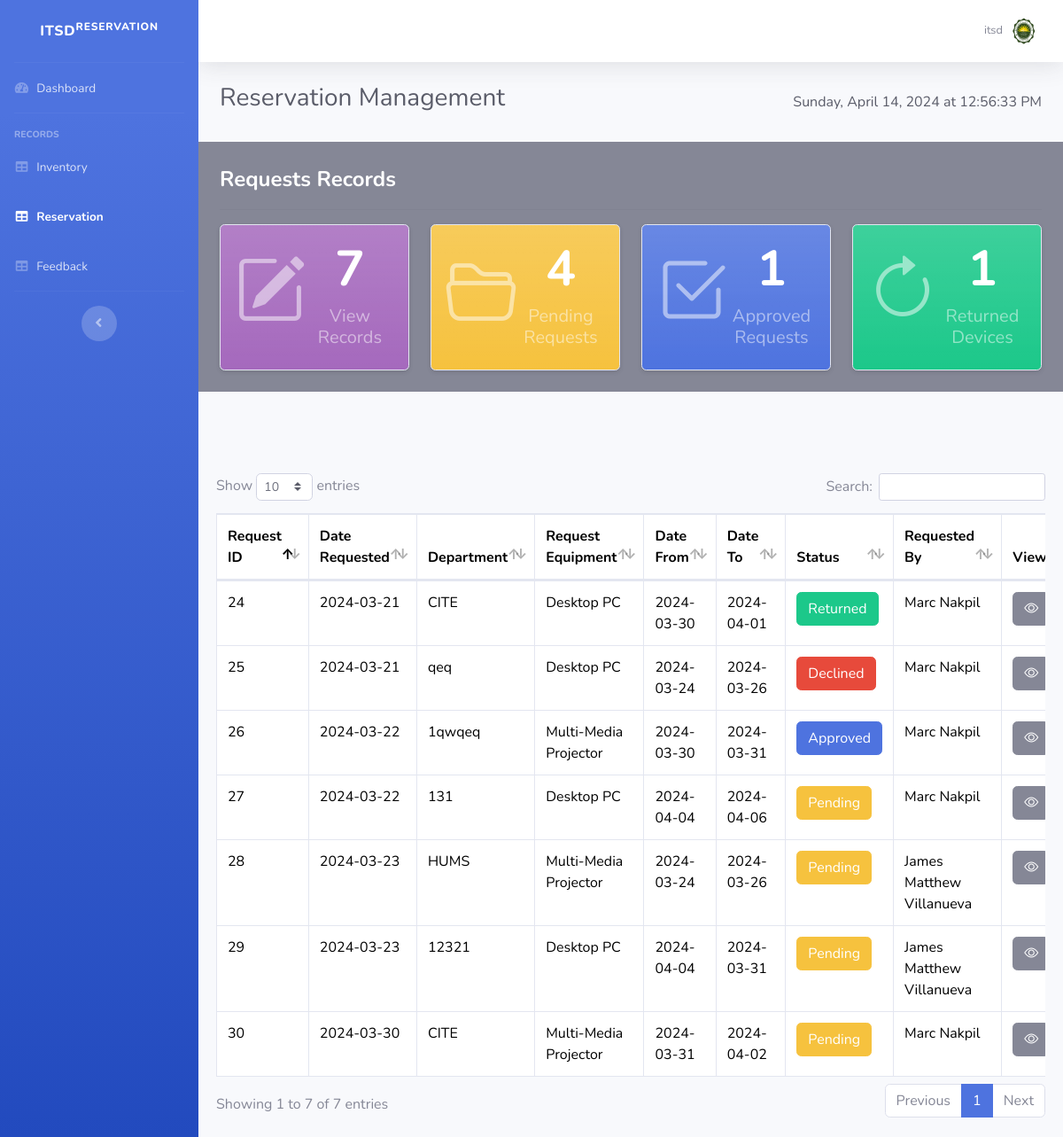
The app's page /reservation.php with its own data.
### tables this page shows
CREATE TABLE `reservations` (
  `id` int(255) NOT NULL,
  `datetoday` date NOT NULL,
  `department` varchar(255) NOT NULL,
  `reqparty` varchar(255) NOT NULL,
  `purpose` varchar(255) NOT NULL,
  `equipment` varchar(255) NOT NULL,
  `fromm` date NOT NULL,
  `too` date NOT NULL,
  `reservation_status` varchar(255) DEFAULT NULL
);

CREATE TABLE `reservation_status` (
  `id_status` int(11) DEFAULT NULL,
  `label` varchar(255) DEFAULT NULL
);

### reservation.php (the view, shortened to what this page needs)
<?php
   include "conn.php";
    $countpending_query = mysqli_query($conn,  "SELECT * FROM `reservations` WHERE reservation_status = '1'");
    $num_pending = mysqli_num_rows($countpending_query);
    $countapproved_query = mysqli_query($conn,  "SELECT * FROM `reservations` WHERE reservation_status = '2'");
    $num_approved = mysqli_num_rows($countapproved_query);
    $countreturn_query = mysqli_query($conn,  "SELECT * FROM `reservations` WHERE reservation_status = '4'");
    $num_return = mysqli_num_rows($countreturn_query);
  $get_name = mysqli_query($conn, "SELECT * FROM admins");
  while($row = mysqli_fetch_object($get_name)){
      $name = $row -> name;
  }
?>
<!DOCTYPE html>
<html lang="en">
<head>
  <link href="assets/vendor/bootstrap/css/bootstrap.min.css" rel="stylesheet">
  <link href="assets/vendor/bootstrap-icons/bootstrap-icons.css" rel="stylesheet">
    <link href="vendor/fontawesome-free/css/all.min.css" rel="stylesheet" type="text/css">
    <link href="css/sb-admin-2.min.css" rel="stylesheet">
    <link href="vendor/datatables/dataTables.bootstrap4.min.css" rel="stylesheet">
</head>
<body id="page-top">
    <div id="wrapper">
        <ul class="navbar-nav bg-gradient-primary sidebar sidebar-dark accordion" id="accordionSidebar">
            <a class="sidebar-brand d-flex align-items-center justify-content-center" href="tables.php">
                <div class="sidebar-brand-text mx-3">ITSD<sup>Reservation</sup></div>
            </a>
            <hr class="sidebar-divider my-0">
            <li class="nav-item">
                <a class="nav-link" href="dashboard.php">
                    <i class="fas fa-fw fa-tachometer-alt"></i>
                    <span>Dashboard</span></a>
            </li>
            <hr class="sidebar-divider">
            <div class="sidebar-heading">
                Records
            </div>
            <li class="nav-item ">
                <a class="nav-link" href="tables.php">
                    <i class="fas fa-fw fa-table"></i>
                    <span>Inventory</span></a>
            </li>
             <li class="nav-item active">
                <a class="nav-link" href="reservation.php">
                    <i class="fas fa-fw fa-table"></i>
                    <span>Reservation</span></a>
            </li>
             <li class="nav-item">
                <a class="nav-link" href="feedback.php">
                    <i class="fas fa-fw fa-table"></i>
                    <span>Feedback</span></a>
            </li>
            <hr class="sidebar-divider d-none d-md-block">
            <div class="text-center d-none d-md-inline">
                <button class="rounded-circle border-0" id="sidebarToggle"></button>
            </div>
        </ul>
        <div id="content-wrapper" class="d-flex flex-column">
            <div id="content">
                <nav class="navbar navbar-expand navbar-light bg-white topbar mb-4 static-top shadow">
                    <ul class="navbar-nav ml-auto">
                        <li class="nav-item dropdown no-arrow">
                            <a class="nav-link dropdown-toggle" href="#" id="userDropdown" role="button"
                                data-toggle="dropdown" aria-haspopup="true" aria-expanded="false">
                                <span class="mr-2 d-none d-lg-inline text-gray-600 small">
                                <?php
                                    echo $name;
                                 ?>
                                </span>
                                <img class="img-profile rounded-circle"
                                    src="img/ui3.jpg">
                            </a>
                        </li>
                    </ul>
                </nav>
            <div class="container-fluid">
              <div class="d-sm-flex align-items-center justify-content-between mb-4">
                  <h1 class="h3 mb-2 text-gray-800">Reservation Management</h1>
                      <div class="clock-container text-dark">
                        <div id="dateTime" class="date-text">
                        </div>
                      </div>
              </div>
            </div>
<main class="bg-secondary bg-opacity-25 min-vh-50">
<div class="container-fluid p-3 p-md-4">
  <div class="d-flex flex-column flex-md-row justify-content-between align-items-center">
    <div class="fs-4 text-white fw-bolder">Requests Records </div>
  </div>
  <hr>
  <div class="row g-4">
    <div class="col-lg-3 col-md-6">
      <a href="reservation.php" class="text-decoration-none">
      <div class="card bg-gradient shadow-sm custom-card" style="background-color: #A569BD">
          <div class="card-body p-3 pb-2 px-3 d-flex flex-row justify-content-between align-items-center">
            <div>
              <h1><i class="bi bi-pencil-square fa-2x text-white-50"></i></i></h1>
            </div>
            <div class="text-center">
              <h2 class="display-4 fw-bold text-white">
              <?php
                    $count = mysqli_query($conn, "SELECT * FROM reservations");
                    $count_display = mysqli_num_rows($count);
                    echo $count_display;
                ?>
              </h2>
              <h5 class="text-white-50">View Records</h5>
            </div>
          </div>
        </div>
      </a>
    </div>
    <div class="col-lg-3 col-md-6">
      <a href="pending_reservation.php" class="text-decoration-none">
        <div class="card bg-warning bg-gradient shadow-sm custom-card">
          <div class="card-body p-3 pb-2 px-3 d-flex flex-row justify-content-between align-items-center">
            <div>
              <h1><i class="bi bi-folder2-open fa-2x text-white-50"></i></h1>
            </div>
            <div class="text-center">
              <h2 class="display-4 fw-bold text-white">
              <?php
                    echo $num_pending;
              ?>
              </h2>
              <h5 class="text-white-50">Pending Requests</h5>
            </div>
          </div>
        </div>
      </a>
    </div>
    <div class="col-lg-3 col-md-6">
      <a href="approved_reservation.php" class="text-decoration-none">
        <div class="card bg-primary bg-gradient shadow-sm custom-card">
          <div class="card-body p-3 pb-2 px-3 d-flex flex-row justify-content-between align-items-center">
            <div>
              <h1><i class="bi bi-check2-square  fa-2x text-white-50"></i></h1>
            </div>
            <div class="text-center">
              <h2 class="display-4 fw-bold text-white">
             <?php
                echo $num_approved
             ?>
              </h2>
              <h5 class="text-white-50">Approved Requests</h5>
            </div>
          </div>
        </div>
      </a>
    </div>
    <div class="col-lg-3 col-md-6">
      <a href="return_reservation.php" class="text-decoration-none">
        <div class="card bg-success bg-gradient shadow-sm custom-card">
          <div class="card-body p-3 pb-2 px-3 d-flex flex-row justify-content-between align-items-center">
            <div>
              <h1><i class="bi bi-arrow-clockwise fa-2x text-white-50"></i></h1>
            </div>
            <div class="text-center">
              <h2 class="display-4 fw-bold text-white">
              <?php
                    echo $num_return;
              ?>
                </h2>
              <h5 class="text-white-50">Returned Devices</h5>
            </div>
          </div>
        </div>
      </a>
    </div>
</main>
     <br>
       <br>
         <br>
         <div class="card-body">
            <div class="table-responsive">
            <?php
            $query = "SELECT * FROM reservations INNER JOIN reservation_status ON reservations.reservation_status=reservation_status.id_status";
            $query_run = mysqli_query($conn, $query);
        ?>
        <table class="table table-bordered" id="dataTable" width="100%" cellspacing="0">
            <thead>
                <tr>
                    <th scope="col">Request ID</th>
                    <th scope="col"> Date Requested</th>
                    <th scope="col">Department</th>
                    <th scope="col">Request Equipment</th>
                    <th scope="col">Date From</th>
                    <th scope="col">Date To </th>
                    <th scope="col">Status</th>
                    <th scope="col">Requested By</th>
                    <th scope="col">View</th>
                </tr>
            </thead>
            <tbody>
                <?php
                  if($query_run)
                  {
                    foreach($query_run as $row)
                  {
                    $backgroundcolor="";
                    if($row['label'] == "Approved"){
                      $backgroundcolor = "primary";
                    }
                    elseif
                      ($row['label'] == "Pending"){
                        $backgroundcolor = "warning";
                    }
                    elseif
                      ($row['label'] == "Declined"){
                        $backgroundcolor = "danger";
                    }
                    elseif
                      ($row['label'] == "Returned"){
                        $backgroundcolor = "success";
                      }
                    else{
                      $backgroundcolor = "";
                    }
            ?>
                    <tr>
                        <td><?php echo $row['id']; ?></td>
                        <td><?php echo $row['datetoday']; ?></td>
                        <td><?php echo $row['department']; ?></td>
                        <td><?php echo $row['equipment']; ?></td>
                        <td><?php echo $row['fromm']; ?></td>
                        <td><?php echo $row['too']; ?></td>
                        <td><?php echo "<button class='btn btn-$backgroundcolor '>".$row['label']."</button>"; ?></td>
                        <td><?php echo $row['reqparty']; ?></td>
                        <td>
                        <button type="button" class="btn btn-secondary editbtn" data-toggle="modal" data-target="#viewtmodal_<?php echo $row['id']; ?>">
                        <i class="bi bi-eye"></i>
                        </button>
                        </td>
            </tr>
                    </div>
             <?php
                }
            }
            else
            {
                echo "no record";
            }
        ?>
</body>
</html>

### records on screen
reservations: id "24", datetoday "2024-03-21", department "CITE", equipment "Desktop PC", fromm "2024-03-30", too "2024-04-01", reservation_status.label "Returned", reqparty "Marc Nakpil"
reservations: id "25", datetoday "2024-03-21", department "qeq", equipment "Desktop PC", fromm "2024-03-24", too "2024-03-26", reservation_status.label "Declined", reqparty "Marc Nakpil"
reservations: id "26", datetoday "2024-03-22", department "1qwqeq", equipment "Multi-Media Projector", fromm "2024-03-30", too "2024-03-31", reservation_status.label "Approved", reqparty "Marc Nakpil"
reservations: id "27", datetoday "2024-03-22", department "131", equipment "Desktop PC", fromm "2024-04-04", too "2024-04-06", reservation_status.label "Pending", reqparty "Marc Nakpil"
reservations: id "28", datetoday "2024-03-23", department "HUMS", equipment "Multi-Media Projector", fromm "2024-03-24", too "2024-03-26", reservation_status.label "Pending", reqparty "James Matthew Villanueva"
reservations: id "29", datetoday "2024-03-23", department "12321", equipment "Desktop PC", fromm "2024-04-04", too "2024-03-31", reservation_status.label "Pending", reqparty "James Matthew Villanueva"
reservations: id "30", datetoday "2024-03-30", department "CITE", equipment "Multi-Media Projector", fromm "2024-03-31", too "2024-04-02", reservation_status.label "Pending", reqparty "Marc Nakpil"

### other values on screen
$name "itsd"
$count_display "7"
$num_pending "4"
$num_approved "1"
$num_return "1"
